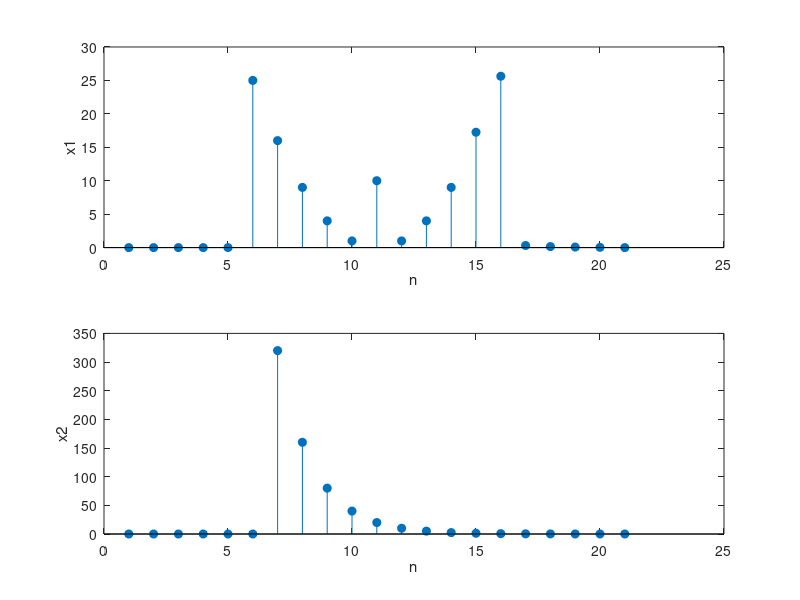

Write the MATLAB code that produced this figure.

n = -10:10;

delta = (ones(size(n))).*(n == 0);              % δ(n)
deltaNeg5 = (ones(size(n))).*(n == 5);          % δ(n - 5)

unitStep5 = (ones(size(n))).*(n>= -5);          % u(n + 5)
unitStepNeg5 = (ones(size(n))).*(n>= 5);        % u(n - 5)

unitStep6 = (ones(size(n))).*(n >= -6);         % u(n + 6)
unitStepNeg6 = (ones(size(n))).*(n >= 6);       % u(n - 6)

unitStep4 = (ones(size(n))).*(n >= -4);         % u(n + 4)
unitStepNeg4 = (ones(size(n))).*(n >= 4);       % u(n - 4)

unitStepNeg10 = (ones(size(n))).*(n >= 10);     % u(n - 10)

x1 = (n.^2).*( unitStep5 - unitStepNeg6) + (10*delta) + 20*((0.5).^n).*(unitStepNeg4 - unitStepNeg10);
x2 = ((0.2).^n).*(unitStepNeg5 + unitStep6).*deltaNeg5 + 20.*(((0.5).^n).*unitStep4);

subplot(2, 1, 1), stem(x1, 'filled');
xlabel('n');
ylabel('x1');

subplot(2, 1, 2), stem(x2, 'filled');
xlabel('n');
ylabel('x2');


